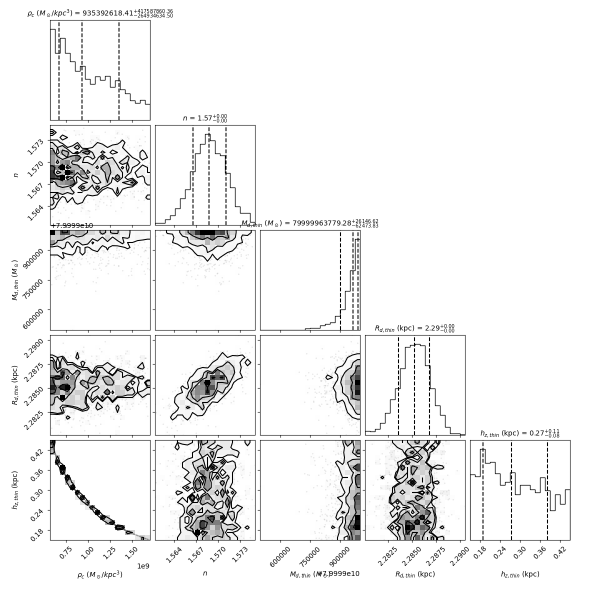
#> input picture corner_milkyway_MW_power_DTf.png, 1180 x 1180 px, given in place of .., which was not available (shown at 1/2 size)
$ python make_overlay_grid.py --images .. --out out.png
#> lines starting #> are read from the running program, lines starting #| are printed output that depends on the picture; pictures that were not available may be replaced by others from this repository, and a replacement may not be noted
#!/usr/bin/env python3
from __future__ import annotations
from pathlib import Path
import argparse
from PIL import Image


def make_grid(images: list[Path], rows: int, cols: int, out: Path, pad: int = 10, bg=(255, 255, 255)) -> None:
    # Load images (some slots can be None if fewer images than grid slots)
#> called with rows = 2, cols = 3, pad = 10, bg = (255, 255, 255)
    imgs = [Image.open(p).convert('RGB') for p in images]
#> imgs = 1 item
    # Resize all to the same size (use the first as reference)
    w0, h0 = imgs[0].size
#> w0 = 1180; h0 = 1180
    imgs = [im.resize((w0, h0), Image.BICUBIC) for im in imgs]
    total_slots = rows * cols
    if len(imgs) < total_slots:
        # Fill with blank placeholders
        blanks = total_slots - len(imgs)
#> blanks = 5
        for _ in range(blanks):
            imgs.append(Image.new('RGB', (w0, h0), color=bg))
#> after the loop, imgs = 6 items
    # Canvas size with padding
    W = cols * w0 + (cols + 1) * pad
#> W = 3580
    H = rows * h0 + (rows + 1) * pad
#> H = 2390
    canvas = Image.new('RGB', (W, H), color=bg)
#> canvas: PIL image 3580x2390 RGB; every value is 255
    # Paste
    k = 0
    for r in range(rows):
        for c in range(cols):
            x = pad + c * (w0 + pad)
            y = pad + r * (h0 + pad)
            canvas.paste(imgs[k], (x, y))
            k += 1
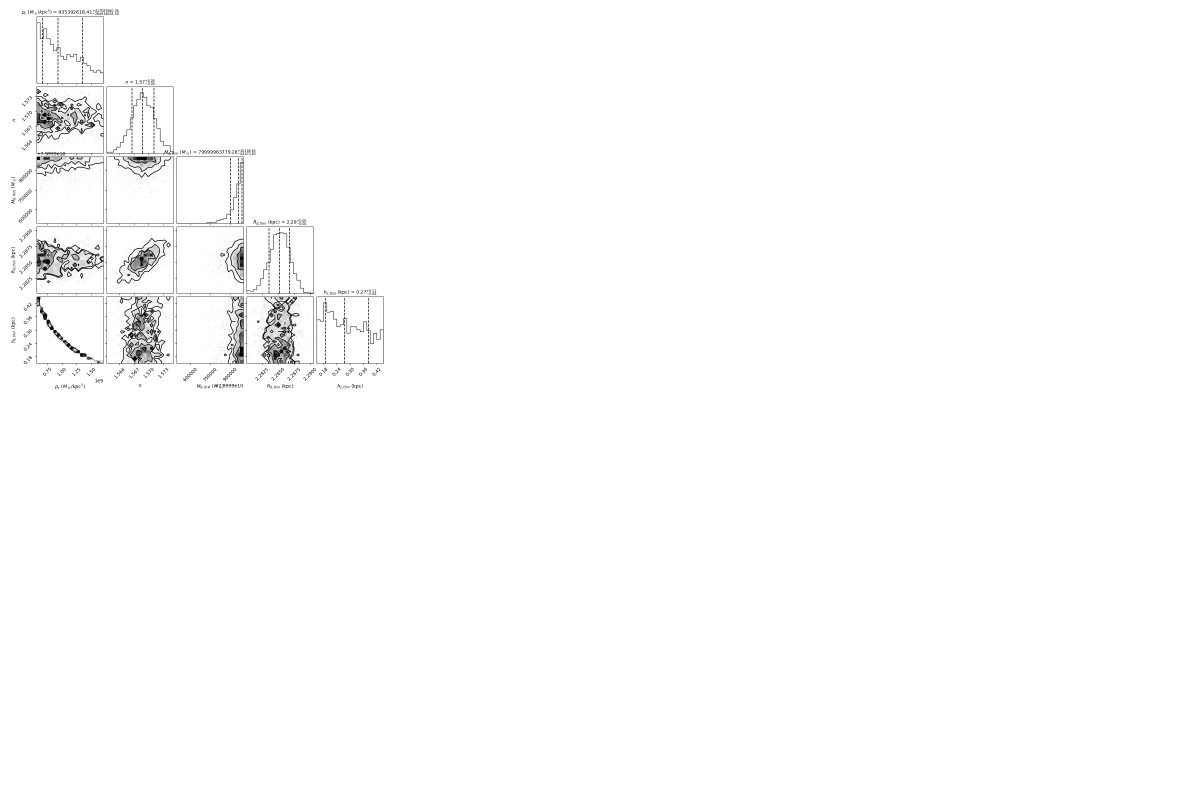
#> canvas: PIL image 3580x2390 RGB (shown at 1/3 size); min 0, max 255, mean 252.7
#> after the loop, k = 6
    out.parent.mkdir(parents=True, exist_ok=True)
    canvas.save(out, format='PNG')
    print(f'Saved grid: {out}')


def main():
    ap = argparse.ArgumentParser()
    ap.add_argument('--images', nargs='+', required=True, help='Input PNGs in order')
    ap.add_argument('--rows', type=int, default=2)
    ap.add_argument('--cols', type=int, default=3)
    ap.add_argument('--out', required=True, help='Output PNG path')
    args = ap.parse_args()

    paths = [Path(p) for p in args.images]
    out = Path(args.out)
    make_grid(paths, args.rows, args.cols, out)


if __name__ == '__main__':
    main()

$ run again, on corner_power.png
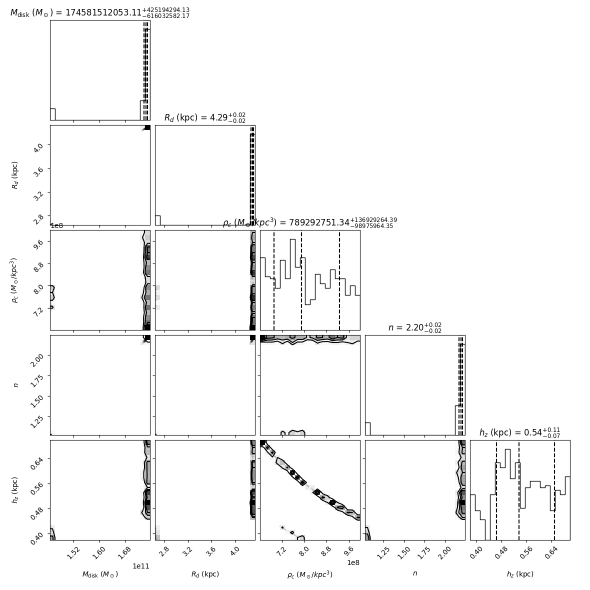
#> input picture corner_power.png, 1180 x 1180 px, given in place of .., which was not available (shown at 1/2 size)
#> in make_grid, `imgs = [Image.open(p).convert('RGB') for p in images]`: imgs = 1 item
#> blanks = 5
#> after the loop in make_grid, `for _ in range(blanks):`: imgs = 6 items
#> after the loop in make_grid, `for r in range(rows):`:
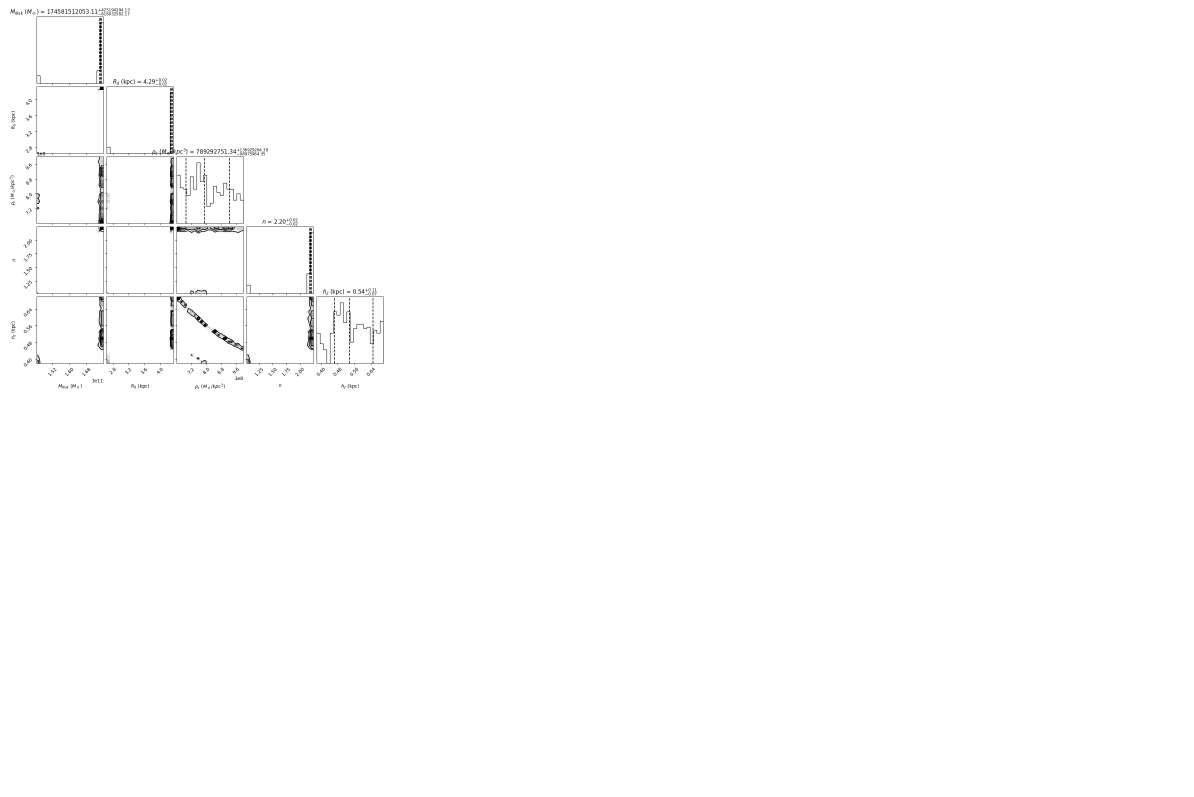
#> canvas: PIL image 3580x2390 RGB (shown at 1/3 size); min 0, max 255, mean 253.8
#> after the loop in make_grid, `for r in range(rows):`: k = 6
